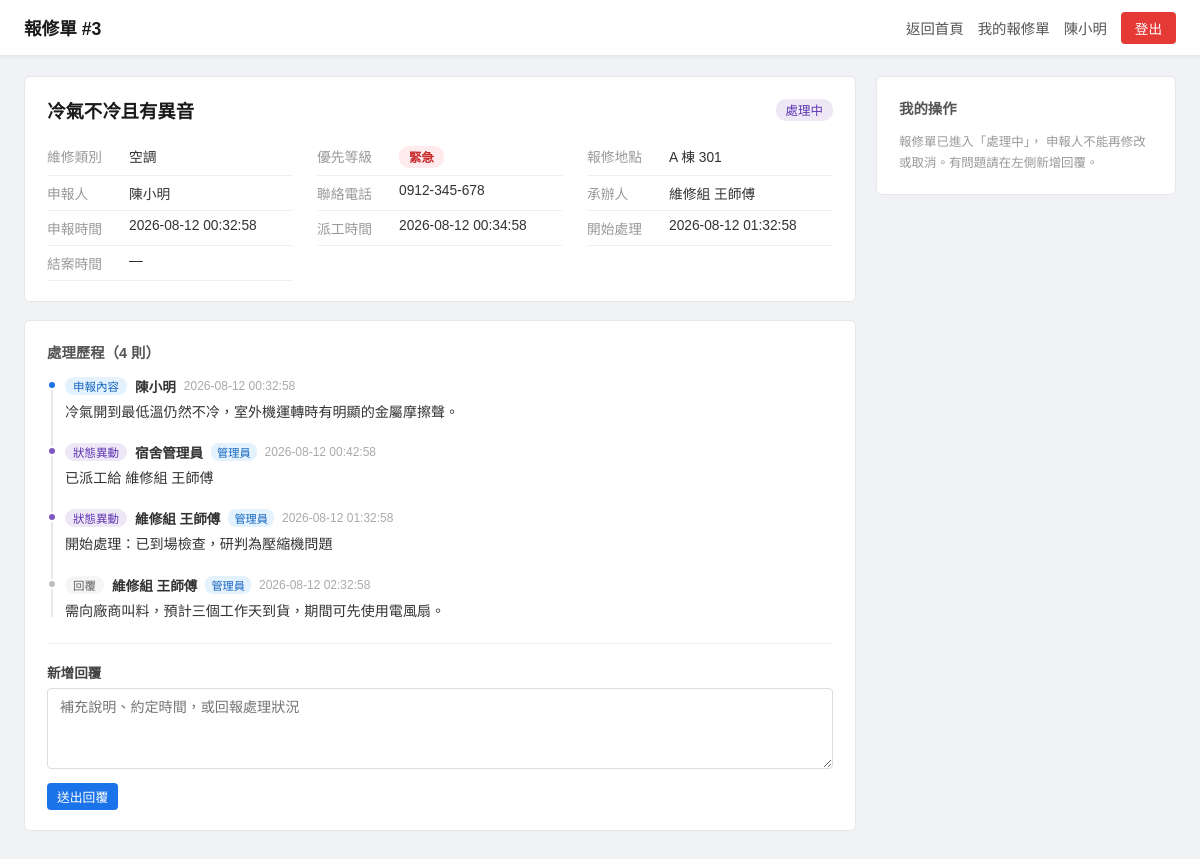
Page /repair/3 (signed in) on the committed database.
### tables this page shows
CREATE TABLE repair_requests (
            id             INTEGER PRIMARY KEY AUTOINCREMENT,
            requester_id   INTEGER NOT NULL,
            title          TEXT    NOT NULL,
            category       TEXT    NOT NULL DEFAULT 'other',
            priority       TEXT    NOT NULL DEFAULT 'normal',
            dorm_building  TEXT    NOT NULL,
            room_no        TEXT    NOT NULL,
            contact_phone  TEXT,
            request_status TEXT    NOT NULL DEFAULT 'pending',
            assigned_to    INTEGER,
            assigned_at    TEXT,
            started_at     TEXT,
            closed_at      TEXT,
            created_at     TEXT    NOT NULL DEFAULT (datetime('now')),
            updated_at     TEXT    NOT NULL DEFAULT (datetime('now')),
            is_deleted     INTEGER NOT NULL DEFAULT 0
        );

CREATE TABLE users (
            id            INTEGER PRIMARY KEY AUTOINCREMENT,
            email         TEXT    UNIQUE NOT NULL,
            hash          TEXT    NOT NULL,
            role          INTEGER NOT NULL DEFAULT 1,
            name          TEXT,
            display_name  TEXT,
            dorm_building TEXT,
            room_no       TEXT,
            phone         TEXT,
            is_active     INTEGER NOT NULL DEFAULT 1,
            is_deleted    INTEGER NOT NULL DEFAULT 0,
            created_at    TEXT    NOT NULL DEFAULT (datetime('now')),
            last_login_at TEXT
        );

CREATE TABLE repair_logs (
            id         INTEGER PRIMARY KEY AUTOINCREMENT,
            request_id INTEGER NOT NULL,
            user_id    INTEGER NOT NULL,
            log_type   TEXT    NOT NULL DEFAULT 'comment',
            content    TEXT    NOT NULL,
            created_at TEXT    NOT NULL DEFAULT (datetime('now')),
            updated_at TEXT    NOT NULL DEFAULT (datetime('now')),
            is_deleted INTEGER NOT NULL DEFAULT 0
        );

### blueprints/repair/__init__.py (the view)
@repair_bp.route('/<int:request_id>')
@login_required
def detail(request_id):
    user = _current_user()
    if not _is_usable(user):
        session.clear()
        return redirect(url_for('auth.login_page'))
    req = db.get_request(request_id)
    if not req or req['is_deleted']:
        flash('報修單不存在或已刪除', 'error')
        return redirect(url_for('repair.index'))
    if not _can_view(user, req):
        flash('無權限檢視此報修單', 'error')
        return redirect(url_for('repair.index'))
    logs      = db.list_logs(request_id)
    assignees = db.list_active_admins() if _is_admin(user) else []
    return render_template(
        'repair/detail.html',
        user=user, req=req, logs=logs, assignees=assignees,
        is_admin=_is_admin(user),
        is_requester=(req['requester_id'] == user['id']),
        closed_statuses=db.CLOSED_STATUSES,
        status_labels=STATUS_LABELS,
        category_labels=CATEGORY_LABELS,
        priority_labels=PRIORITY_LABELS,
        log_type_labels=LOG_TYPE_LABELS,
    )

### blueprints/repair/__init__.py (called while the page is built)
def _current_user():
    return db.find_user_by_id(session['user_id'])

def _is_admin(user):
    return user is not None and user['role'] == 0

def _can_view(user, req):
    return user is not None and req is not None and (
        req['requester_id'] == user['id'] or _is_admin(user)
    )

### db/connection.py (called while the page is built)
def _get_conn():
    from db import DB_PATH
    conn = sqlite3.connect(DB_PATH)
    conn.row_factory = sqlite3.Row
    conn.execute("PRAGMA journal_mode=WAL")
    return conn

### db/repair.py (called while the page is built)
def get_request(request_id):
    conn = _get_conn()
    row  = conn.execute(
        f'SELECT {_LIST_COLUMNS}, r.is_deleted,'
        ' req.email AS requester_email, req.phone AS requester_phone'
        f' {_LIST_JOINS} WHERE r.id = ?',
        (request_id,)
    ).fetchone()
    conn.close()
    return row

def list_logs(request_id):
    conn = _get_conn()
    rows = conn.execute(
        "SELECT l.id, l.request_id, l.user_id, l.log_type, l.content,"
        " l.created_at, l.updated_at,"
        " COALESCE(u.name, u.display_name, u.email) AS author_display,"
        " u.role AS author_role"
        " FROM repair_logs l JOIN users u ON u.id = l.user_id"
        " WHERE l.request_id = ? AND l.is_deleted = 0"
        " ORDER BY l.created_at ASC, l.id ASC",
        (request_id,)
    ).fetchall()
    conn.close()
    return rows

### db/users.py (called while the page is built)
def find_user_by_id(user_id):
    conn = _get_conn()
    row = conn.execute(
        'SELECT id, email, role, name, display_name, dorm_building, room_no, phone,'
        ' is_active, is_deleted, created_at, last_login_at FROM users WHERE id = ?',
        (user_id,)
    ).fetchone()
    conn.close()
    return row

### utils.py (called while the page is built)
def _is_usable(user):
    return user and user['is_active'] and not user['is_deleted']

def login_required(f):
    @wraps(f)
    def decorated(*args, **kwargs):
        if 'user_id' not in session:
            return redirect(url_for('auth.login_page'))
        return f(*args, **kwargs)
    return decorated

### templates/repair/detail.html (shortened to what this page needs)
{% extends "base.html" %}
{% block head %}
<link rel="stylesheet" href="{{ url_for('static', filename='repair.css') }}">
{% endblock %}
{% block body %}
<div class="repair-layout">
  <div class="repair-topbar">
    <span class="repair-topbar-title">報修單 #{{ req['id'] }}</span>
    <div class="repair-topbar-nav">
      <a href="{{ url_for('hub.home') }}" class="repair-nav-link">返回首頁</a>
      <a href="{{ url_for('repair.index') }}" class="repair-nav-link">我的報修單</a>
      <span class="repair-nav-user">{{ user['name'] or user['display_name'] or user['email'] }}</span>
      <a href="{{ url_for('auth.logout') }}" class="repair-btn repair-btn-danger">登出</a>
    </div>
  </div>
  <div class="repair-detail-main">
    <div class="repair-detail-left">
      <div class="repair-card">
        <div class="repair-card-head">
          <h2 class="repair-detail-title">{{ req['title'] }}</h2>
          <span class="repair-badge repair-status-{{ req['request_status'] }}">
            {{ status_labels[req['request_status']] }}
          </span>
        </div>
        <div class="repair-info-grid">
          <div class="repair-info-row">
            <span class="repair-info-label">維修類別</span>
            <span class="repair-info-value">{{ category_labels[req['category']] }}</span>
          </div>
          <div class="repair-info-row">
            <span class="repair-info-label">優先等級</span>
            <span class="repair-info-value">
              <span class="repair-badge repair-pri-{{ req['priority'] }}">
                {{ priority_labels[req['priority']] }}
              </span>
            </span>
          </div>
          <div class="repair-info-row">
            <span class="repair-info-label">報修地點</span>
            <span class="repair-info-value">{{ req['dorm_building'] }} {{ req['room_no'] }}</span>
          </div>
          <div class="repair-info-row">
            <span class="repair-info-label">申報人</span>
            <span class="repair-info-value">{{ req['requester_display'] }}</span>
          </div>
          <div class="repair-info-row">
            <span class="repair-info-label">聯絡電話</span>
            <span class="repair-info-value">{{ req['contact_phone'] or req['requester_phone'] or '—' }}</span>
          </div>
          <div class="repair-info-row">
            <span class="repair-info-label">承辦人</span>
            <span class="repair-info-value">{{ req['assignee_display'] or '尚未派工' }}</span>
          </div>
          <div class="repair-info-row">
            <span class="repair-info-label">申報時間</span>
            <span class="repair-info-value">{{ req['created_at'] }}</span>
          </div>
          <div class="repair-info-row">
            <span class="repair-info-label">派工時間</span>
            <span class="repair-info-value">{{ req['assigned_at'] or '—' }}</span>
          </div>
          <div class="repair-info-row">
            <span class="repair-info-label">開始處理</span>
            <span class="repair-info-value">{{ req['started_at'] or '—' }}</span>
          </div>
          <div class="repair-info-row">
            <span class="repair-info-label">結案時間</span>
            <span class="repair-info-value">{{ req['closed_at'] or '—' }}</span>
          </div>
        </div>
      </div>
      <div class="repair-card">
        <p class="repair-card-title">處理歷程（{{ logs | length }} 則）</p>
        <div class="repair-timeline">
          {% for log in logs %}
            <div class="repair-timeline-item repair-log-{{ log['log_type'] }}">
              <div class="repair-timeline-marker"></div>
              <div class="repair-timeline-body">
                <div class="repair-timeline-head">
                  <span class="repair-log-badge repair-log-badge-{{ log['log_type'] }}">
                    {{ log_type_labels[log['log_type']] }}
                  </span>
                  <span class="repair-log-author">{{ log['author_display'] }}</span>
                  {% if log['author_role'] == 0 %}
                    <span class="repair-log-role">管理員</span>
                  {% endif %}
                  <span class="repair-log-time">{{ log['created_at'] }}</span>
                </div>
                <div class="repair-log-content">{{ log['content'] }}</div>
              </div>
            </div>
          {% endfor %}
        </div>
        {% if req['request_status'] in closed_statuses %}
          <p class="repair-closed-note">
            此報修單已結案（{{ status_labels[req['request_status']] }}），不再接受回覆。
            {% if is_admin and req['request_status'] == 'completed' %}
              若問題再次發生，可在右側「重新開啟」。
            {% elif req['request_status'] != 'completed' %}
              若問題仍在，請另外申報一張新的報修單。
            {% endif %}
          </p>
        {% else %}
          <form method="POST" action="{{ url_for('repair.add_comment', request_id=req['id']) }}"
                class="repair-comment-form" novalidate>
            <label for="content">新增回覆</label>
            <textarea id="content" name="content" rows="3"
                      placeholder="補充說明、約定時間，或回報處理狀況"></textarea>
            <button type="submit" class="repair-btn repair-btn-primary repair-btn-sm">送出回覆</button>
          </form>
        {% endif %}
      </div>
    </div>
    <div class="repair-detail-right">
      {% if is_requester %}
        <div class="repair-card">
          <p class="repair-card-title">我的操作</p>
          {% if req['request_status'] not in ('pending', 'assigned') %}
            <p class="repair-note">
              報修單已進入「{{ status_labels[req['request_status']] }}」，
              申報人不能再修改或取消。有問題請在左側新增回覆。
            </p>
          {% endif %}
        </div>
      {% endif %}
    </div>
  </div>
</div>
{% endblock %}

### static/common.css (style rules this page uses)
:root { --btn-primary-bg: #1a73e8; --btn-primary-hover: #1557b0; --btn-secondary-bg: #f0f0f0; --btn-secondary-color: #333; --btn-secondary-hover: #e0e0e0; --btn-danger-bg: #e53935; --btn-danger-hover: #c62828; --btn-action-bg: #f5f5f5; --btn-action-border: #ccc; --btn-action-color: #333; --btn-action-hover: #e8e8e8; --btn-action-danger-border: #e57373; --btn-action-danger-bg: #fff; --btn-action-danger-color: #c62828; --btn-action-danger-hover: #ffebee; }

### static/login.css (style rules this page uses)
* { box-sizing: border-box; margin: 0; padding: 0; }
body { font-family: Arial, sans-serif; background-color: #f0f2f5; display: flex; justify-content: center; align-items: center; min-height: 100vh; }
h2 { font-size: 1.25rem; margin-bottom: 28px; text-align: center; color: #1a1a1a; }
label { display: block; font-size: 0.875rem; font-weight: bold; color: #333; margin-bottom: 6px; }

### rows in the picture
repair_requests: id "3", title "冷氣不冷且有異音", request_status "處理中", category "空調", priority "緊急", dorm_building "A 棟", room_no "301", contact_phone "0912-345-678", created_at "2026-08-12 00:32:58", assigned_at "2026-08-12 00:34:58", started_at "2026-08-12 01:32:58"
users: name "陳小明", requester_display "陳小明"
users: name "維修組 王師傅"
repair_logs: log_type "申報內容", author_display "陳小明", created_at "2026-08-12 00:32:58", content "冷氣開到最低溫仍然不冷，室外機運轉時有明顯的金屬摩擦聲。"
repair_logs: log_type "狀態異動", author_display "宿舍管理員", created_at "2026-08-12 00:42:58", content "已派工給 維修組 王師傅"
repair_logs: log_type "狀態異動", author_display "維修組 王師傅", shows "管理員", created_at "2026-08-12 01:32:58", content "開始處理：已到場檢查，研判為壓縮機問題"
repair_logs: log_type "回覆", author_display "維修組 王師傅", shows "管理員", created_at "2026-08-12 02:32:58", content "需向廠商叫料，預計三個工作天到貨，期間可先使用電風扇。"

### other values in the picture
{{ req['closed_at'] or '—' }} "—"
{{ logs | length }} "4"
